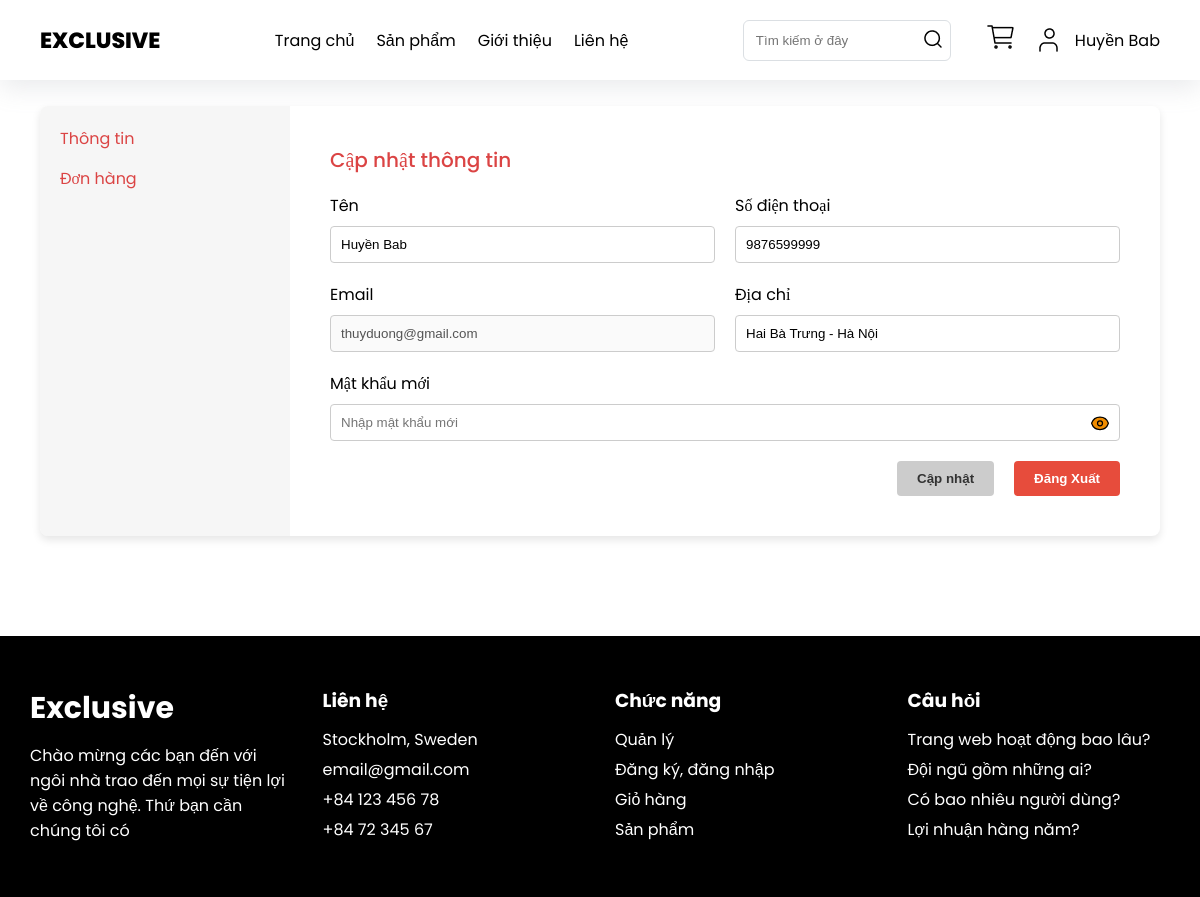
Screenshot of /profile.php (signed in) with the database file from the repository.
### tables this page shows
CREATE TABLE `tbl_dangky` (
  `id_dangky` int NOT NULL,
  `tenkhachhang` varchar(200) NOT NULL,
  `email` varchar(200) NOT NULL,
  `diachi` varchar(200) NOT NULL,
  `matkhau` varchar(100) NOT NULL,
  `dienthoai` varchar(20) NOT NULL
);

### profile.php (the view, shortened to what this page needs)
<?php
include('admin/config/connect.php');
$id_khachhang = $_SESSION['id_khachhang'];
$sql_select = "SELECT * FROM tbl_dangky WHERE id_dangky='$id_khachhang'";
$query_select = mysqli_query($conn, $sql_select);
$row = mysqli_fetch_array($query_select);
?>
<!DOCTYPE html>
<html lang="en">
<head>
  <link rel="stylesheet" href="./css/styles.css" />
  <link rel="stylesheet" href="./css/profile.css" />
</head>
<body>
  <nav class="nav">
    <div class="container nav_container">
      <a href="#" class="nav_logo">EXCLUSIVE</a>
      <ul class="nav_list">
        <li class="nav_item">
          <a href="./index.php" class="nav_link">Trang chủ</a>
        </li>
        <li class="nav_item">
          <a href="./products.php" class="nav_link">Sản phẩm</a>
        </li>
        <li class="nav_item">
          <a href="./about.php" class="nav_link">Giới thiệu</a>
        </li>
        <li class="nav_item">
          <a href="./contact.php" class="nav_link">Liên hệ</a>
        </li>
      </ul>
      <div class="nav_items">
        <form action="timkiem.php?quanli=timkiem" method="POST" class="nav_form">
          <input type="text" class="nav_input" placeholder="Tìm kiếm ở đây" name="tukhoa" />
          <button type="submit" name="timkiem"><img src="./image/search.png" alt="" class="nav_search" /></button>
        </form>
        <?php
        if (!isset($_SESSION['dangky'])) {
        ?>
          <div class="auth-actions">
            <a href="./sign-up.php" class="button-4" role="button">Đăng kí</a>
            <a href="./login.php" class="btn-login" role="button">Đăng nhập</a>
          </div>
        <?php
        } else {
        ?>
          <div class="user-actions">
            <a href="./cart.php">
              <img src="./image/cart.png" alt="" />
            </a>
            <a href="./profile.php" class="user-actions-info">
              <img src="./image/user.png" alt="" /><?php echo $_SESSION['dangky'] ?>
            </a>
          </div>
        <?php
        }
        ?>
      </div>
    </div>
  </nav>
  <section class="section">
    <div class="container">
      <div class="profile">
        <div class="sidebar">
          <ul class="menu">
            <li class="menu-item active"><a href="#">Thông tin</a></li>
            <li class="menu-item active"><a href="./order.php">Đơn hàng</a></li>
          </ul>
        </div>
        <div class="content">
          <h2>Cập nhật thông tin</h2>
          <form action="" method="POST">
            <div class="form-row">
              <div class="form-group">
                <label for="first-name">Tên</label>
                <input type="text" id="first-name" name="tenkhachhang" value="<?php echo $row['tenkhachhang'] ?>" />
              </div>
              <div class="form-group">
                <label for="last-name">Số điện thoại</label>
                <input type="text" id="last-name" name="dienthoai" value="<?php echo $row['dienthoai'] ?>" />
              </div>
            </div>
            <div class="form-row">
              <div class="form-group">
                <label for="email">Email</label>
                <input type="email" id="email" value="<?php echo $row['email'] ?>" disabled />
              </div>
              <div class="form-group">
                <label for="address">Địa chỉ</label>
                <input type="text" id="address" name="diachi" value="<?php echo $row['diachi'] ?>" />
              </div>
            </div>
            <div class="form-row">
              <div class="form-group">
                <label for="new-password">Mật khẩu mới</label>
                <div class="password-toggle">
                  <input type="password" id="new-password" name="matkhau_moi" placeholder="Nhập mật khẩu mới" />
                  <span toggle="#new-password" class="eye-toggle" onclick="togglePasswordVisibility(this)">
                  </span>
                </div>
              </div>
            </div>
            <div class="form-actions">
              <button type="submit" name="capnhat" class="cancel-btn">Cập nhật</button>
              <button type="submit" name="dangxuat" class="save-btn">Đăng Xuất</button>
            </div>
          </form>
        </div>
      </div>
    </div>
  </section>
  <footer class="footer">
    <div class="container footer_container">
      <div class="footer_item">
        <a href="#" class="footer_logo">Exclusive</a>
        <div class="footer_p">
          Chào mừng các bạn đến với ngôi nhà trao đến mọi sự tiện lợi về công nghệ. Thứ bạn cần chúng tôi có
        </div>
      </div>
      <div class="footer_item">
        <h3 class="footer_item_titl">Liên hệ</h3>
        <ul class="footer_list">
          <li class="li footer_list_item">Stockholm, Sweden</li>
          <li class="li footer_list_item">email@gmail.com</li>
          <li class="li footer_list_item">+84 123 456 78</li>
          <li class="li footer_list_item">+84 72 345 67</li>
        </ul>
      </div>
      <div class="footer_item">
        <h3 class="footer_item_titl">Chức năng</h3>
        <ul class="footer_list">
          <li class="li footer_list_item">Quản lý</li>
          <li class="li footer_list_item">Đăng ký, đăng nhập</li>
          <li class="li footer_list_item">Giỏ hàng</li>
          <li class="li footer_list_item">Sản phẩm</li>
        </ul>
      </div>
      <div class="footer_item">
        <h3 class="footer_item_titl">Câu hỏi</h3>
        <ul class="footer_list">
          <li class="li footer_list_item">Trang web hoạt động bao lâu?</li>
          <li class="li footer_list_item">Đội ngũ gồm những ai?</li>
          <li class="li footer_list_item">Có bao nhiêu người dùng?</li>
          <li class="li footer_list_item">Lợi nhuận hàng năm?</li>
        </ul>
      </div>
    </div>
  </footer>
</body>
</html>

### css/styles.css (style rules this page uses)
:root { --font-main: "Inter", sans-serif; --colo-primary: #db4444; --colo-dark-1: #000000; --colo-dark-2: #7d8184; --colo-white-1: #ffffff; --colo-white-2: #f5f5f5; --color-green: #00d656; }
* { padding: 0px; margin: 0px; box-sizing: border-box; }
html { font-size: 10px; }
body { font-family: "Poppins", sans-serif; font-size: 1.6rem; }
a { text-decoration: none; }
ul { list-style: none; }
.container { max-width: 114rem; margin: 0 auto; padding: 0rem 1rem; }
.w-6 { width: 2rem; height: 2rem; }
.h-6 { fill: rgb(239, 140, 1); }
.nav { width: 100%; height: 8rem; box-shadow: rgba(149, 157, 165, 0.2) 0px 8px 24px; }
.nav_container { width: 100%; height: 100%; display: flex; justify-content: space-between; align-items: center; }
.nav_list { display: flex; }
.nav_items { display: flex; }
.nav_logo { font-size: 2.2rem; font-weight: 800; color: var(--colo-dark-1); }
.nav_item { margin: 0rem 0.5rem; }
.nav_link { padding: 0.6rem; color: var(--colo-dark-1); }
.nav_form { margin-right: 24px; padding: 0.8rem; background-color: var(--colo-white-1); display: flex; align-items: center; border: 1px solid #dbdfe3; border-radius: 6px; width: 208px; }
.nav_form button { border-width: 0; background-color: var(--colo-white-1); }
.nav_input { padding: 0.4rem; background-color: transparent; outline: none; border: none; }
.user-actions { display: flex; align-items: center; gap: 16px; }
.user-actions-info { display: flex; align-items: center; gap: 10px; color: #000; }
.nav_search { cursor: pointer; }
.nav_items { display: flex; align-items: center; gap: 10px; }
.section { margin-top: 26px; }
.footer { margin-top: 10rem; background-color: var(--colo-dark-1); }
.footer_container { width: 100%; display: grid; grid-template-columns: repeat(auto-fit, minmax(20rem, 1fr)); grid-gap: 3rem; padding: 5rem 0rem; color: var(--colo-white-1); }
.footer_logo { font-size: 3rem; color: var(--colo-white-1); font-weight: 700; }
.footer_p { margin-top: 1.2rem; }
.footer_item_titl { margin-bottom: 1.2rem; }
.footer_list_item { margin: 0.5rem 0rem; }
.password-toggle>input { position: relative; }
.eye-toggle { position: absolute; top: 50%; right: 106px; cursor: pointer ; z-index: 100; }

### css/profile.css (style rules this page uses)
.profile { display: flex; background-color: #fff; box-shadow: 0 4px 8px rgba(0, 0, 0, 0.1); border-radius: 8px; overflow: hidden; max-width: 1200px; width: 100%; }
.sidebar { background-color: #f0f0f091; padding: 20px; min-width: 250px; }
.menu { list-style: none; }
.menu-item { margin-bottom: 15px; }
.menu-item a { color: #000; font-family: Poppins; font-size: 16px; font-style: normal; font-weight: 400; line-height: 24px; }
.menu-item.active a { color: #DB4444; }
.content { padding: 40px; flex: 1; }
.content h2 { color: var(--Secondary-2, #DB4444); font-family: Poppins; font-size: 20px; font-style: normal; font-weight: 500; line-height: 28px; margin-bottom: 20px; }
.form-row { display: flex; margin-bottom: 20px; }
.form-group { flex: 1; margin-right: 20px; }
.form-group:last-child { margin-right: 0; }
label { display: block; margin-bottom: 8px; color: var(--Text2, #000); font-family: Poppins; font-size: 16px; font-style: normal; font-weight: 400; line-height: 24px; }
input { width: 100%; padding: 10px; border: 1px solid #ccc; border-radius: 4px; }
.form-actions { display: flex; justify-content: flex-end; gap: 20px; margin-top: 20px; }
.cancel-btn, .save-btn { padding: 10px 20px; border: none; border-radius: 4px; cursor: pointer; font-weight: bold; }
.cancel-btn { background-color: #ccc; color: #333; }
.save-btn { background-color: #e74c3c; color: #fff; }
.password-toggle { position: relative; }
.password-toggle > input { position: relative; }
.eye-toggle { position: absolute; top: 50%; right: 0; transform: translate(-50%,-36%); }

### rows the page displays
tbl_dangky: tenkhachhang "Huyền Bab", dienthoai "9876599999", email "thuyduong@gmail.com", diachi "Hai Bà Trưng - Hà Nội"

### other values shown
$_SESSION['dangky'] "Huyền Bab"
